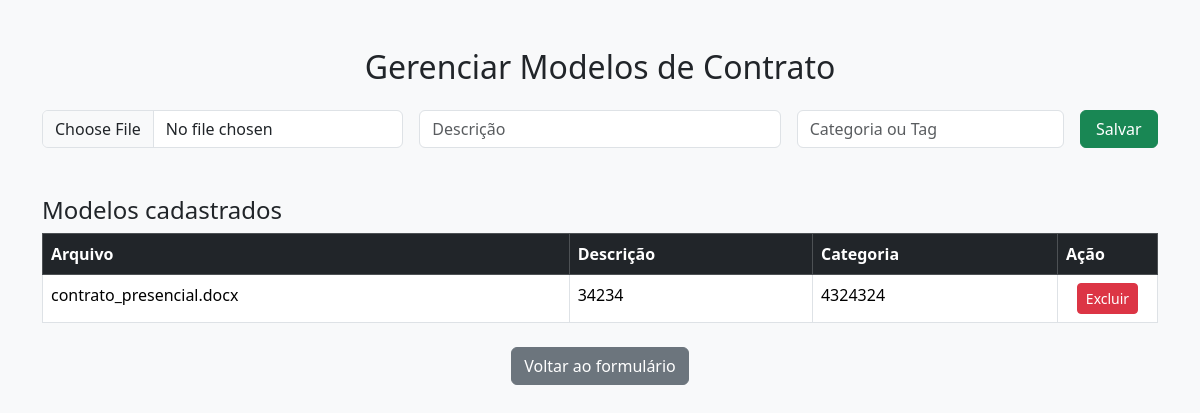
The page /modelos (signed in) on the database as committed earlier.
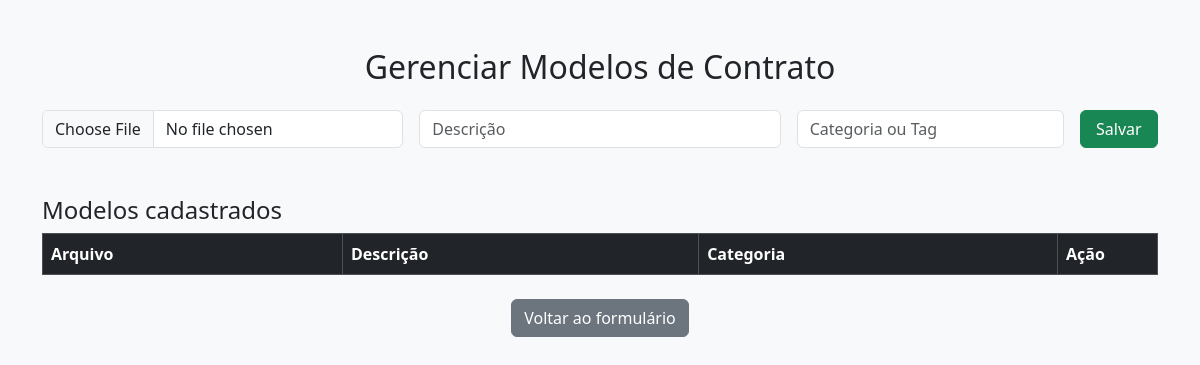
The same page on the database as committed later.
### tables this page shows
CREATE TABLE modelos (
            id INTEGER PRIMARY KEY AUTOINCREMENT,
            nome TEXT NOT NULL,
            descricao TEXT,
            categoria TEXT
        );

### app.py (the view, shortened to what this page needs)
@app.route('/modelos', methods=['GET', 'POST'])
def gerenciar_modelos():
    if 'usuario' not in session:
        return redirect('/login')
    mensagem = ''
    conn = sqlite3.connect(DB_PATH)
    cur = conn.cursor()
    cur.execute('SELECT id, nome, descricao, categoria FROM modelos ORDER BY descricao')
    modelos = cur.fetchall()
    conn.close()
    return render_template('modelos.html', modelos=modelos, mensagem=mensagem)

### templates/modelos.html (shortened to what this page needs)
<!DOCTYPE html>
<html lang="pt-br">
<head>
    <link href="https://cdn.jsdelivr.net/npm/bootstrap@5.3.3/dist/css/bootstrap.min.css" rel="stylesheet">
</head>
<body class="bg-light">
<div class="container py-5">
    <h2 class="mb-4 text-center">Gerenciar Modelos de Contrato</h2>
    <form method="POST" enctype="multipart/form-data" class="row g-3 mb-5">
        <div class="col-md-4">
            <input type="file" name="arquivo" class="form-control" accept=".docx" required>
        </div>
        <div class="col-md-4">
            <input type="text" name="descricao" class="form-control" placeholder="Descrição" required>
        </div>
        <div class="col-md-3">
            <input type="text" name="categoria" class="form-control" placeholder="Categoria ou Tag">
        </div>
        <div class="col-md-1">
            <button type="submit" class="btn btn-success w-100">Salvar</button>
        </div>
    </form>
    <h4>Modelos cadastrados</h4>
    <table class="table table-bordered">
        <thead class="table-dark">
            <tr>
                <th>Arquivo</th>
                <th>Descrição</th>
                <th>Categoria</th>
                <th style="width: 100px;">Ação</th>
            </tr>
        </thead>
        <tbody>
            {% for id, nome, descricao, categoria in modelos %}
            <tr>
                <td>{{ nome }}</td>
                <td>{{ descricao }}</td>
                <td>{{ categoria }}</td>
                <td class="text-center">
                    <a href="/excluir_modelo/{{ id }}" class="btn btn-danger btn-sm" onclick="return confirm('Excluir este modelo?')">Excluir</a>
                </td>
            </tr>
            {% endfor %}
        </tbody>
    </table>
    <div class="text-center mt-4">
        <a href="/" class="btn btn-secondary">Voltar ao formulário</a>
    </div>
</div>
</body>
</html>

Rows that differ between the two databases and show on the page:
removed modelos: nome "contrato_presencial.docx", descricao "34234", categoria "4324324"
